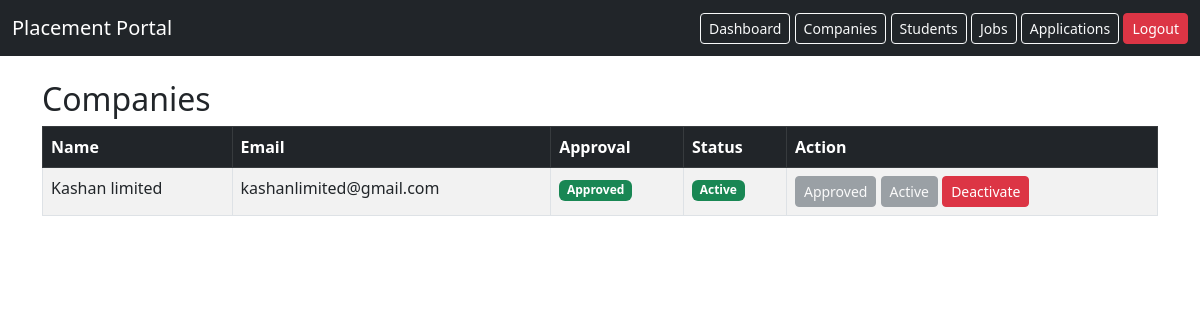
The page /admin/companies (signed in) on the database its author committed.
### models.py (models this page shows)
class Company(db.Model):
    __tablename__ = 'companies'
    id = db.Column(db.Integer, primary_key=True)
    name = db.Column(db.String(150), nullable=False)
    email = db.Column(db.String(120), unique=True, nullable=False)
    approved = db.Column(db.Boolean, default=False)
    industry = db.Column(db.String(100))
    password = db.Column(db.String(200), nullable=False)
    is_active = db.Column(db.Boolean, default=True)
    jobs = db.relationship('Job', backref='company', lazy=True)

### app.py (the view)
@app.route('/admin/companies')
def admin_companies():
    if session.get('role') != 'admin':
        return redirect(url_for('admin_login'))
    companies = Company.query.all()
    return render_template('admin_companies.html', companies=companies)

### templates/admin_companies.html (shortened to what this page needs)
{% extends "base.html" %}
{% block content %}
<h2>Companies</h2>
<table class="table table-striped table-bordered">
<thead class="table-dark">
<tr>
    <th>Name</th>
    <th>Email</th>
    <th>Approval</th>
    <th>Status</th>
    <th>Action</th>
</tr>
</thead>
<tbody>
{% for c in companies %}
<tr>
    <td>{{ c.name }}</td>
    <td>{{ c.email }}</td>
    <td>
        {% if c.approved %}
            <span class="badge bg-success">Approved</span>
        {% else %}
            <span class="badge bg-warning">Pending</span>
        {% endif %}
    </td>
    <td>
        {% if c.is_active %}
            <span class="badge bg-success">Active</span>
        {% else %}
            <span class="badge bg-danger">Inactive</span>
        {% endif %}
    </td>
    <td>
        {% if not c.approved %}
            <a class="btn btn-sm btn-primary"
               href="/admin/company/{{ c.id }}/approve">
               Approve
            </a>
        {% else %}
            <button class="btn btn-sm btn-secondary" disabled>
                Approved
            </button>
        {% endif %}
        {% if c.is_active %}
            <button class="btn btn-sm btn-secondary" disabled>
                Active
            </button>
            <a class="btn btn-sm btn-danger"
               href="/admin/company/{{ c.id }}/deactivate">
               Deactivate
            </a>
        {% endif %}
    </td>
</tr>
{% endfor %}
</tbody>
</table>
{% endblock %}

### rows shown on the page
Company: name "Kashan limited", email "kashanlimited@gmail.com", approved "Approved", is_active "Active"
